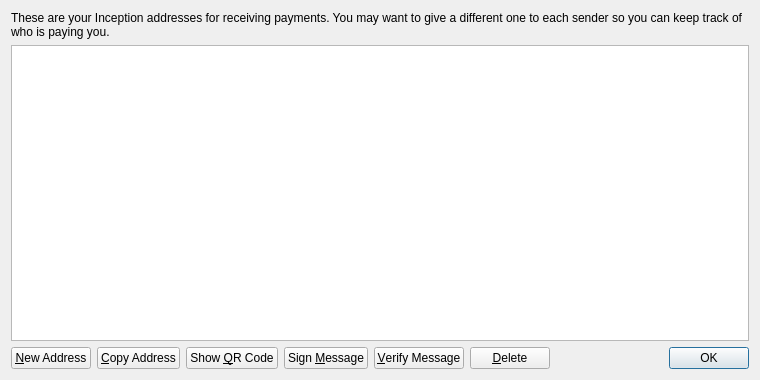
<?xml version="1.0" encoding="UTF-8"?>
<ui version="4.0">
 <class>AddressBookPage</class>
 <widget class="QWidget" name="AddressBookPage">
  <property name="geometry">
   <rect>
    <x>0</x>
    <y>0</y>
    <width>760</width>
    <height>380</height>
   </rect>
  </property>
  <property name="windowTitle">
   <string>Address Book</string>
  </property>
  <layout class="QVBoxLayout" name="verticalLayout">
   <item>
    <widget class="QLabel" name="labelExplanation">
     <property name="text">
      <string>These are your Inception addresses for receiving payments. You may want to give a different one to each sender so you can keep track of who is paying you.</string>
     </property>
     <property name="textFormat">
      <enum>Qt::PlainText</enum>
     </property>
     <property name="wordWrap">
      <bool>true</bool>
     </property>
    </widget>
   </item>
   <item>
    <widget class="QTableView" name="tableView">
     <property name="contextMenuPolicy">
      <enum>Qt::CustomContextMenu</enum>
     </property>
     <property name="toolTip">
      <string>Double-click to edit address or label</string>
     </property>
     <property name="tabKeyNavigation">
      <bool>false</bool>
     </property>
     <property name="selectionMode">
      <enum>QAbstractItemView::SingleSelection</enum>
     </property>
     <property name="selectionBehavior">
      <enum>QAbstractItemView::SelectRows</enum>
     </property>
     <property name="sortingEnabled">
      <bool>true</bool>
     </property>
     <attribute name="verticalHeaderVisible">
      <bool>false</bool>
     </attribute>
    </widget>
   </item>
   <item>
    <layout class="QHBoxLayout" name="horizontalLayout">
     <item>
      <widget class="QPushButton" name="newAddressButton">
       <property name="toolTip">
        <string>Create a new address</string>
       </property>
       <property name="text">
        <string>&amp;New Address</string>
       </property>
      </widget>
     </item>
     <item>
      <widget class="QPushButton" name="copyToClipboard">
       <property name="toolTip">
        <string>Copy the currently selected address to the system clipboard</string>
       </property>
       <property name="text">
        <string>&amp;Copy Address</string>
       </property>
      </widget>
     </item>
     <item>
      <widget class="QPushButton" name="showQRCode">
       <property name="text">
        <string>Show &amp;QR Code</string>
       </property>
      </widget>
     </item>
     <item>
      <widget class="QPushButton" name="signMessage">
       <property name="toolTip">
        <string>Sign a message to prove you own a Inception address</string>
       </property>
       <property name="text">
        <string>Sign &amp;Message</string>
       </property>
      </widget>
     </item>
     <item>
      <widget class="QPushButton" name="verifyMessage">
       <property name="toolTip">
        <string>Verify a message to ensure it was signed with a specified Inception address</string>
       </property>
       <property name="text">
        <string>&amp;Verify Message</string>
       </property>
      </widget>
     </item>
     <item>
      <widget class="QPushButton" name="deleteButton">
       <property name="toolTip">
        <string>Delete the currently selected address from the list</string>
       </property>
       <property name="text">
        <string>&amp;Delete</string>
       </property>
      </widget>
     </item>
     <item>
      <spacer name="horizontalSpacer">
       <property name="orientation">
        <enum>Qt::Horizontal</enum>
       </property>
       <property name="sizeHint" stdset="0">
        <size>
         <width>40</width>
         <height>20</height>
        </size>
       </property>
      </spacer>
     </item>
     <item>
      <widget class="QDialogButtonBox" name="buttonBox">
       <property name="sizePolicy">
        <sizepolicy hsizetype="Maximum" vsizetype="Fixed">
         <horstretch>0</horstretch>
         <verstretch>0</verstretch>
        </sizepolicy>
       </property>
       <property name="standardButtons">
        <set>QDialogButtonBox::Ok</set>
       </property>
      </widget>
     </item>
    </layout>
   </item>
  </layout>
 </widget>
 <resources>
  <include location="../inception.qrc"/>
 </resources>
 <connections/>
</ui>
